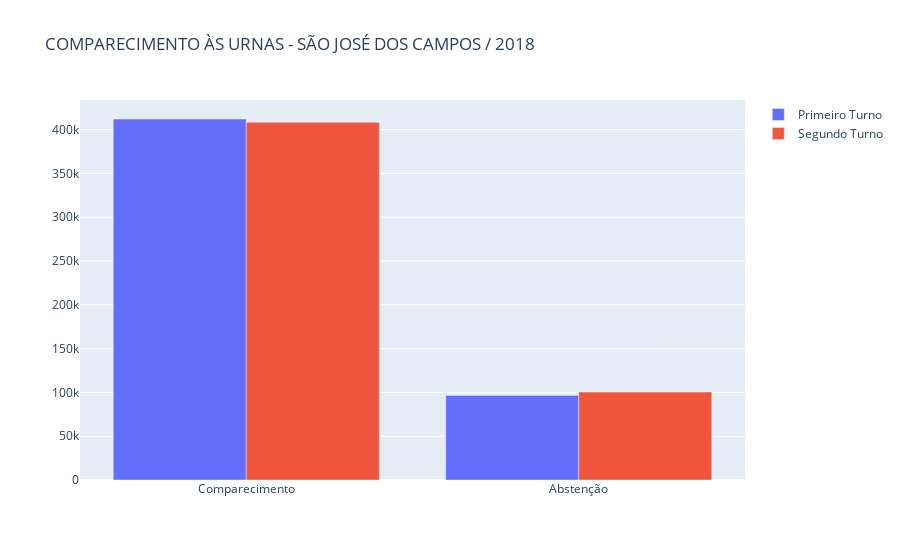

Here is the notebook cell this chart was saved with:
### Markdown cell above
### Comparecimento às urnas
Dos eleitores que estão aptos a votar numa eleição, quantos de fato compareceram às urnas e quantos não foram votar?<br>
Acionando a próxima célula, será retornado um gráfico com essa informação para o município e ano que você determinou para análise.

**OBS.:** O gráfico é interativo, passando o mouse por cima é possível obter mais informações!

### Code cell
# Calculando os valores do primeiro turno
total_eleitores_primeiro_turno = comparecimento_primeiro_turno + abstencao_primeiro_turno
comparecimento_primeiro_turno_pct = comparecimento_primeiro_turno / total_eleitores_primeiro_turno
abstencao_primeiro_turno_pct = abstencao_primeiro_turno / total_eleitores_primeiro_turno

if comparecimento_segundo_turno == 0:
    # Avisando que só teve o primeiro turno
    print(f'Houve apenas o primeiro turno, com um total de {total_eleitores_primeiro_turno} eleitores aptos a votar.')

    # Gerando gráfico caso tenha tido apenas o primeiro turno
    labels=['Comparecimento', 'Abstenção']
    fig = go.Figure([go.Bar(
        x=labels, 
        y=[comparecimento_primeiro_turno, abstencao_primeiro_turno], 
        hovertext=[f'{comparecimento_primeiro_turno_pct*100:.1f}%', f'{abstencao_primeiro_turno_pct*100:.1f}%'])])
    fig.update_layout(title="COMPARECIMENTO ÀS URNAS - " + eleicao_municipio.upper() + " / " + str(eleicao_ano))
    fig.show()
    
elif comparecimento_segundo_turno > 0:
    # Calculando os valores do segundo turno
    total_eleitores_segundo_turno = comparecimento_segundo_turno + abstencao_segundo_turno
    comparecimento_segundo_turno_pct = comparecimento_segundo_turno / total_eleitores_segundo_turno
    abstencao_segundo_turno_pct = abstencao_segundo_turno / total_eleitores_segundo_turno

    # Avisando total de eleitores aptos a votar em cada turno
    print(f'Eleitores aptos a votar no primeiro turno: {total_eleitores_primeiro_turno}')
    print(f'Eleitores aptos a votar no segundo turno: {total_eleitores_segundo_turno}')

    # Gerando o gráfico caso tenha tido segundo turno
    labels=['Comparecimento', 'Abstenção']
    fig = go.Figure(data=[
        go.Bar(
            name='Primeiro Turno', 
            x=labels, 
            y=[comparecimento_primeiro_turno, abstencao_primeiro_turno], 
            hovertext=[f'{comparecimento_primeiro_turno_pct*100:.1f}%', f'{abstencao_primeiro_turno_pct*100:.1f}%']),
        go.Bar(
            name='Segundo Turno', 
            x=labels, 
            y=[comparecimento_segundo_turno, abstencao_segundo_turno], 
            hovertext=[f'{comparecimento_segundo_turno_pct*100:.1f}%', f'{abstencao_segundo_turno_pct*100:.1f}%'])
    ])
    fig.update_layout(title="COMPARECIMENTO ÀS URNAS - " + eleicao_municipio.upper() + " / " + str(eleicao_ano),
        barmode='group')
    fig.show()

### Figure 1 — Plotly figure (JSON) as saved in the notebook; plotly's stock layout.template omitted (floating-point values rounded to 4 significant figures)
{"data": [{"hovertext": ["81.0%", "19.0%"], "name": "Primeiro Turno", "type": "bar", "x": ["Comparecimento", "Abstenção"], "y": [412137, 96556]}, {"hovertext": ["80.3%", "19.7%"], "name": "Segundo Turno", "type": "bar", "x": ["Comparecimento", "Abstenção"], "y": [408316, 100377]}], "layout": {"barmode": "group", "title": {"text": "COMPARECIMENTO ÀS URNAS - SÃO JOSÉ DOS CAMPOS / 2018"}}}
